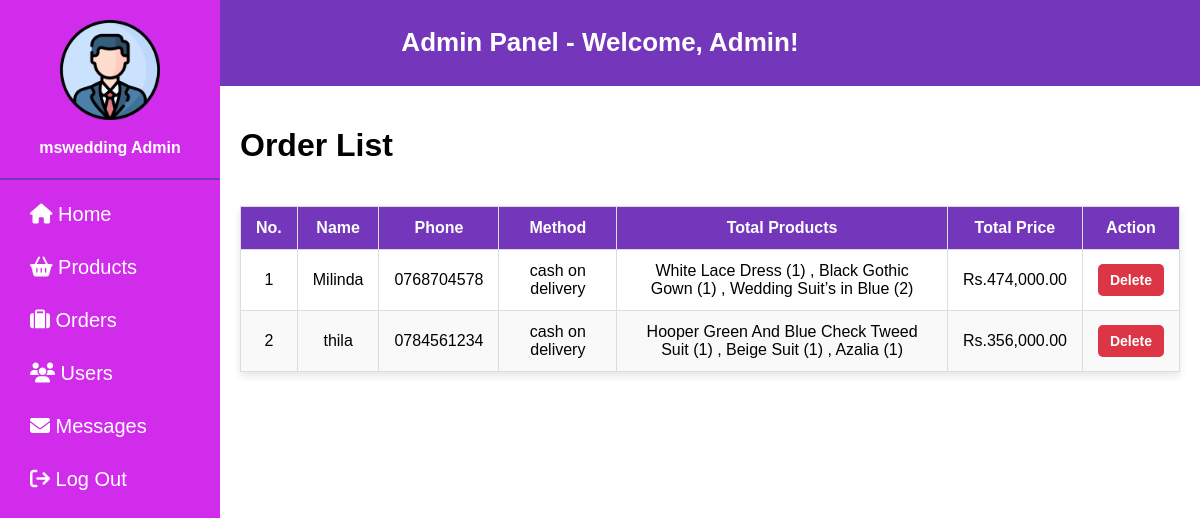
/admin/index.php?tab=tab3, run on the app's committed database.
### tables this page shows
CREATE TABLE `order` (
  `order_id` int(11) NOT NULL,
  `name` varchar(150) NOT NULL,
  `number` varchar(14) NOT NULL,
  `email` varchar(150) NOT NULL,
  `method` varchar(100) NOT NULL,
  `flat` varchar(100) NOT NULL,
  `street` varchar(100) NOT NULL,
  `city` varchar(100) NOT NULL,
  `state` varchar(100) NOT NULL,
  `total_products` varchar(255) NOT NULL,
  `total_price` varchar(255) NOT NULL
);

### admin/adminView/viewOrders.php (the view, shortened to what this page needs)
<!DOCTYPE html>
<html lang="en">
<head>
    <link
    rel="stylesheet"
    href="https://cdnjs.cloudflare.com/ajax/libs/font-awesome/6.6.0/css/all.min.css"
    />
    <link rel="stylesheet" href="./assets/css/product.css">
</head>
<body>
    <div class="addBtn">
        <h1>Order List</h1>
    </div>
    <table class="table">
        <thead>
        <tr>
            <th class="text-center">No.</th>
            <th class="text-center">Name</th>
            <th class="text-center">Phone</th>
            <th class="text-center">Method</th>
            <th class="text-center">Total Products</th>
            <th class="text-center">Total Price</th>
            <th class="text-center">Action</th>
        </tr>
        </thead>
    <?php
      include_once "./../connectdb.php";
      $sql="SELECT * from `order`";
      $result=$conn-> query($sql);
      $count=1;
      if ($result-> num_rows > 0){
        while ($row=$result-> fetch_assoc()) {
    ?>
    <tr>
      <td><?=$count?></td>
      <td><?=$row["name"]?></td>
      <td><?=$row["number"]?></td>
      <td><?=$row["method"]?></td>
      <td><?=$row["total_products"]?></td>
      <td>Rs.<?= number_format($row["total_price"], 2) ?></td>
    <td>
        <a href="./controller/deleteOrders.php?id=<?=$row['order_id']?>" class="btn btn-danger" onclick="return confirm('Are you sure you want to delete this order?');">Delete</a>
    </td>
    </tr>
      <?php
            $count=$count+1;
          }
        }
      ?>
  </table>
</body>
</html>

### admin/assets/css/style.css (style rules this page uses)
body { font-family: Arial, sans-serif; margin: 0; }

### admin/assets/css/product.css (style rules this page uses)
.addBtn { display: flex; justify-content: space-between; align-items: center; }
table { width: 100%; border-collapse: collapse; margin: 20px 0; font-size: 1rem; text-align: center; box-shadow: 0 4px 8px rgba(0, 0, 0, 0.1); }
table thead { background-color: #f4f4f4; }
table th, table td { padding: 12px 15px; border: 1px solid #ddd; }
table th { background-color: #7436bb; color: white; font-weight: bold; }
table tbody tr:nth-child(even) { background-color: #f9f9f9; }
.btn { padding: 8px 12px; border-radius: 5px; text-decoration: none; font-size: 14px; font-weight: bold; transition: background-color 0.3s ease; }
.btn-danger { background-color: #dc3545; color: white; }

### data on the page
order: name "Milinda", number "0768704578", method "cash on delivery", total_products "White Lace Dress (1) , Black Gothic Gown (1) , Wedding Suit’s in Blue (2)", total_price "474,000.00"
order: name "thila", number "0784561234", method "cash on delivery", total_products "Hooper Green And Blue Check Tweed Suit (1) , Beige Suit (1) , Azalia (1)", total_price "356,000.00"
